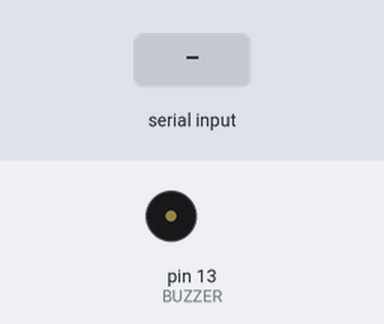
Simulated run of this sketch. Board: Arduino Uno, built with avr-gcc and run on an emulated ATmega328P. On the bench: buzzer (waves = sounding). Inputs (shaded band) come from the test bench.

Above: at 1.2 s.
1.3 s: "90,45\n" received over Serial
At 1.7 s:
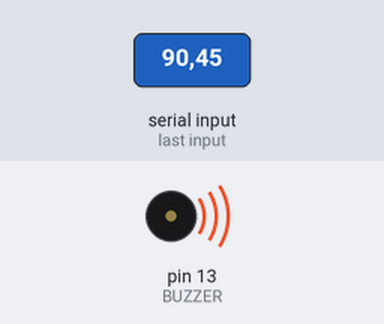
Timing chart, 0 to 4.3 s (numbered marks = the images above; inputs shaded):
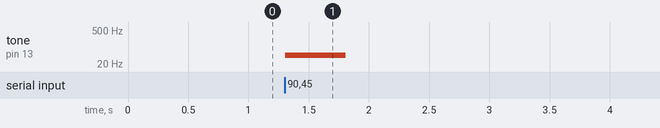

Measured:
- after the input at 1.3 s, tone on pin 13 (BUZZER): silent → 45 Hz at once, → silent 0.50 s later

The sketch:

buzzer.ino
```cpp
// 아두이노: 수신된 정수로 부저 제어
#define BUZZER 13

void setup( ) {
  Serial.begin(9600);
  pinMode(BUZZER, OUTPUT);
}

void loop() {
  while (Serial.available()) {
    int value = Serial.parseInt();
    tone(BUZZER, value, 500);
  }
}
```
